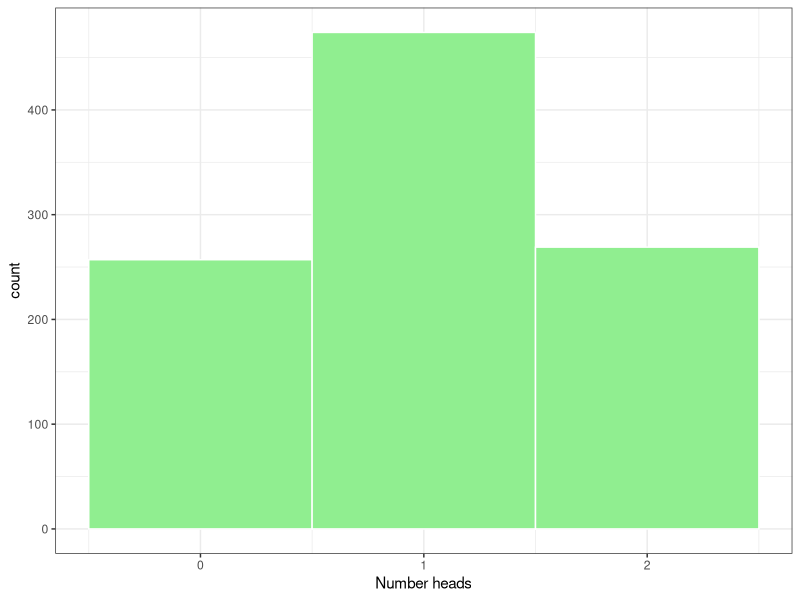
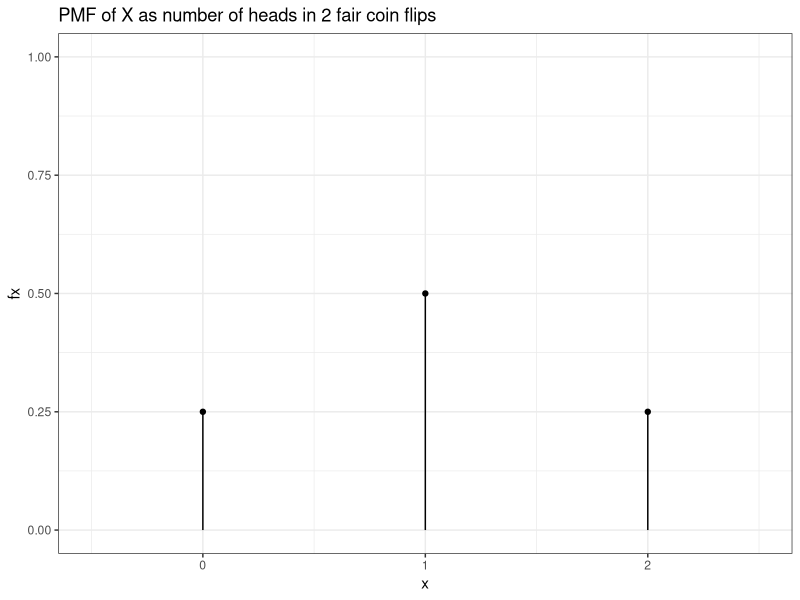
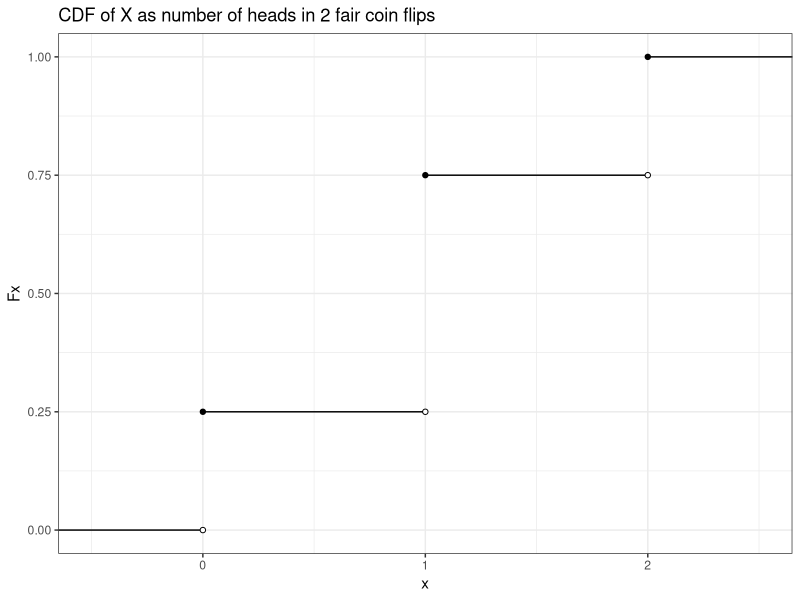
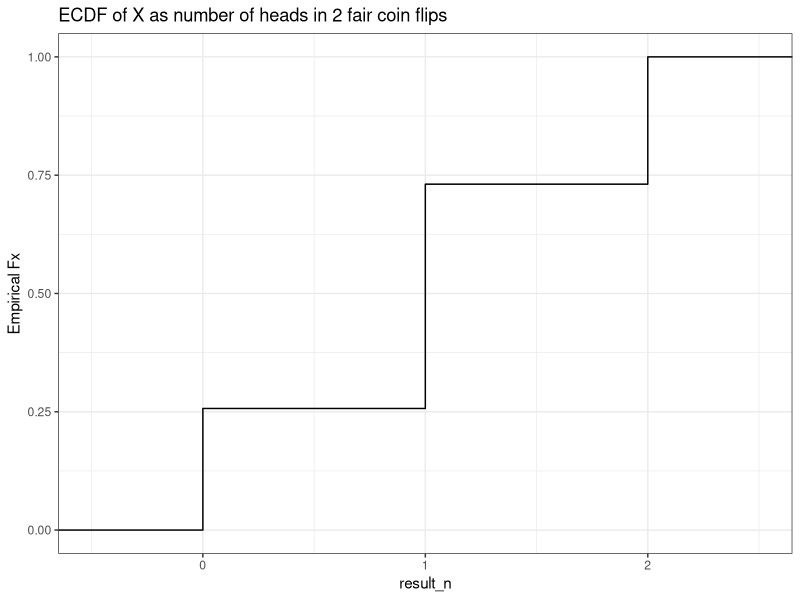
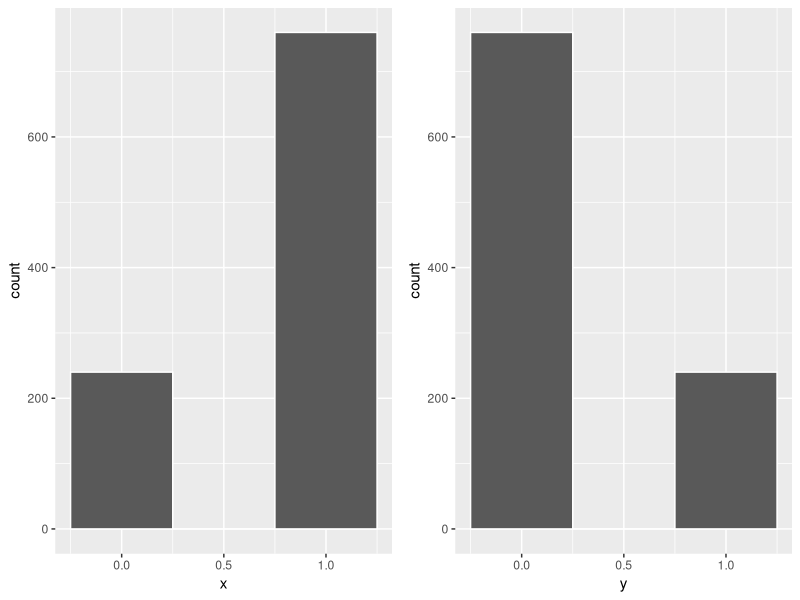
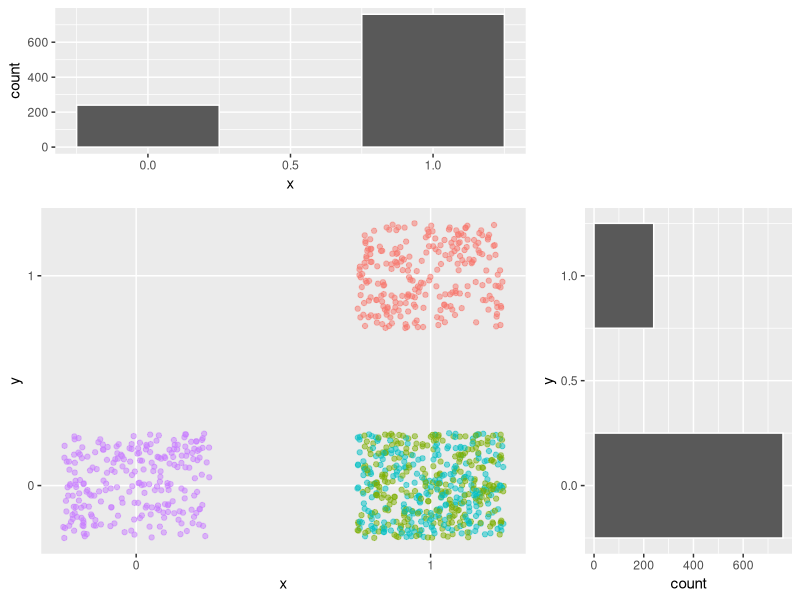
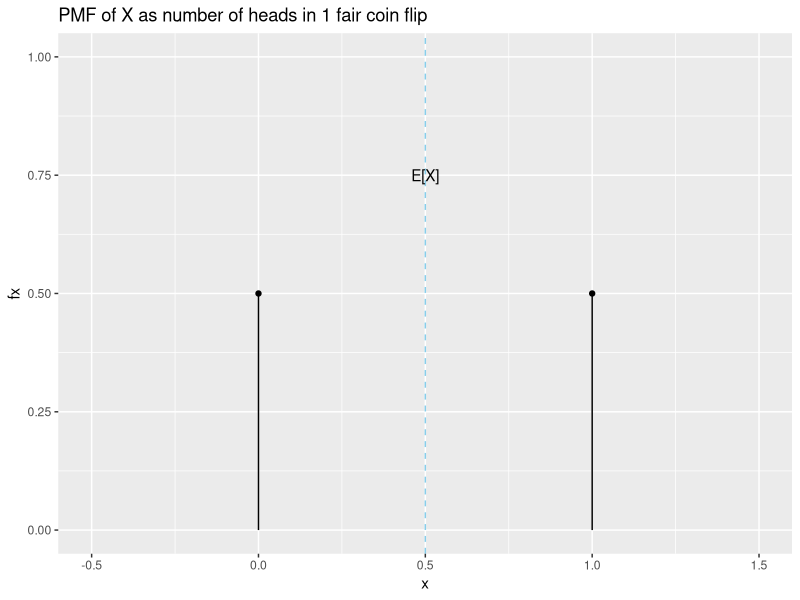
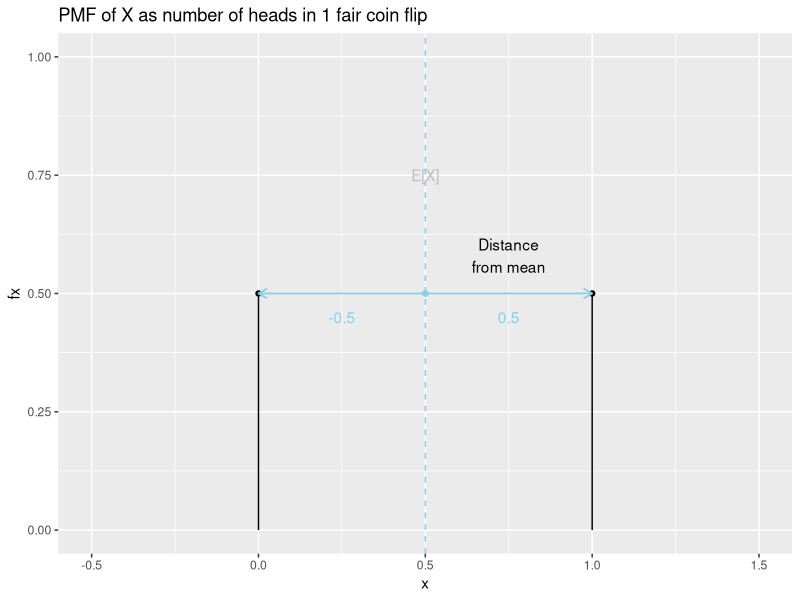

Source code (R) for these figures, in order: (Note: this script raises an error after producing the figures.)
## ----setup, include=FALSE, echo=FALSE-----------------------------------------
if(!dir.exists('figs31')){dir.create('figs31')}


## -----------------------------------------------------------------------------
library(ggplot2)
library(gridExtra)
set.seed(60637)


## -----------------------------------------------------------------------------
Omega <- c('HH', 'HT', 'TH', 'TT')
probs <- c(0.25, 0.25, 0.25, 0.25)

sample(x = Omega,
       size = 1,
       prob = probs)


## -----------------------------------------------------------------------------
n <- 1000
result_n <- sample(x = Omega,
       size = n,
       prob = probs,
       replace = TRUE)

table(result_n)


## -----------------------------------------------------------------------------
Omega <- c('HH', 'HT', 'TH', 'TT');  probs <- c(0.25, 0.25, 0.25, 0.25)
result_n <- sample(x = Omega,
                   size = n,
                   prob = probs,
                   replace = TRUE)

(observed_props <- prop.table(table(result_n)))


## -----------------------------------------------------------------------------
(PA <- mean(result_n == 'HT' | result_n == 'HH'))


## -----------------------------------------------------------------------------
(PB <- mean(result_n == 'TH' | result_n == 'HH'))


## -----------------------------------------------------------------------------
(PAB <- mean(result_n == 'HH'))
PA*PB


## -----------------------------------------------------------------------------
(observed_props <- prop.table(table(result_n)))


## -----------------------------------------------------------------------------
(PA <- mean(result_n == 'HT' | result_n == 'HH'))


## -----------------------------------------------------------------------------
(PB <- mean(result_n == 'HH'))


## -----------------------------------------------------------------------------
(PAB <- mean(result_n == 'HH'))
PA*PB


## -----------------------------------------------------------------------------
PA <- 0.03


## -----------------------------------------------------------------------------
PB <- 0.05


## -----------------------------------------------------------------------------
PB_if_A <- 0.95


## -----------------------------------------------------------------------------
( PB_if_A * PA )/PB


## -----------------------------------------------------------------------------
X <- c(0, 1, 2)
probs <- c(0.25, 0.5, 0.25)

sample(x = X,
       size = 1,
       prob = probs)



## -----------------------------------------------------------------------------
n <- 1000
result_n <- sample(x = X,
                   size = n,
                   prob = probs,
                   replace = TRUE)

table(result_n)


## -----------------------------------------------------------------------------

prop.table(table(result_n))



## ----fig = TRUE, width = 5, height = 3.5--------------------------------------
ggplot(data.frame(result_n), aes(x = result_n)) +
  geom_histogram(bins = 3, color = 'white', fill = 'lightgreen') +
  theme_bw() + xlab('Number heads')



## ----fig = TRUE, width = 5, height=3.8, echo=FALSE----------------------------
plotdata <- data.frame(
  x = c(-1, 0, 1, 2),
  xend = c(0, 1, 2, 3),
  fx = c(0, 1/4, 1/2, 1/4),
  Fx = c(0, 1/4, 3/4, 1) # cumsum(fx)
)

ggplot(plotdata, aes(x = x, y = fx)) +
  geom_point() +
  coord_cartesian(xlim = c(-0.5, 2.5),
                  ylim = c(0,1)) +
  geom_segment(aes(x = x, y = c(0,0,0,0), xend = x, yend = fx)) +
  ggtitle('PMF of X as number of heads in 2 fair coin flips') +
  theme_bw()


## ----fig = TRUE, width = 5, height=3.8, echo=FALSE----------------------------
ggplot(plotdata, aes(x = x, y = Fx)) +
  geom_segment(aes(x = x, y = Fx, xend = xend, yend = Fx)) +
  geom_point() +
  geom_point(aes(x = xend, y = Fx), shape= 21, fill = 'white') +
  coord_cartesian(xlim = c(-0.5, 2.5),
                  ylim = c(0,1)) +
  ggtitle('CDF of X as number of heads in 2 fair coin flips') + theme_bw()


## ----fig = TRUE, width = 5, height=3.5----------------------------------------

ggplot(data.frame(result_n), aes(x = result_n)) +
  stat_ecdf() +
  coord_cartesian(xlim = c(-0.5, 2.5)) +
  ylab('Empirical Fx') +
  ggtitle('ECDF of X as number of heads in 2 fair coin flips') + theme_bw()



## -----------------------------------------------------------------------------
Omega <- c('HH', 'HT', 'TH', 'TT')
probs <- c(0.25, 0.25, 0.25, 0.25)

result_n <- sample(x = Omega,
                   size = n,
                   prob = probs,
                   replace = TRUE)

result_mat <- data.frame(omega = result_n,
                         x = ifelse(result_n == 'TT', 0, 1),
                         y = ifelse(result_n == 'HH', 1, 0))

options <- list(theme(panel.grid.minor = element_blank()), 
                # save some style options
                scale_x_continuous(breaks = c(0, 1))) + 
  theme_bw()

p1 <- ggplot(result_mat) + 
  geom_histogram(aes(x = x), bins = 3, 
                 position = 'identity', 
                 color = 'white') + 
  options

p2 <- ggplot(result_mat) + 
  geom_histogram(aes(x = y), 
                 bins = 3, 
                 position = 'identity', 
                 color = 'white') + 
  options



## ----fig = TRUE, width = 6, height=3.5----------------------------------------
grid.arrange(p1, p2, ncol = 2)


## ----fig = TRUE, width = 6, height=6, echo=FALSE------------------------------
hist_top <- p1
empty <- ggplot() + geom_point(aes(1,1), colour="white") +
  theme(axis.ticks=element_blank(),
        panel.background=element_blank(),
        axis.text.x=element_blank(), axis.text.y=element_blank(),
        axis.title.x=element_blank(), axis.title.y=element_blank())

count_mat <- aggregate(
  list(count = result_mat$omega), 
  list(x = result_mat$x, y = result_mat$y), length)

scatter <- ggplot(result_mat, aes(x = x, y = y, color = omega)) +
  geom_jitter(width = 0.25, height = 0.25, alpha = 0.5) +
  scale_x_continuous(breaks = c(0, 1)) +
  scale_y_continuous(breaks = c(0,1)) +
  theme(panel.grid.minor = element_blank(), legend.position = 'none')

hist_right <- p2 + coord_flip()

grid.arrange(hist_top, empty, scatter, hist_right, ncol=2, nrow=2, widths=c(4, 2), heights=c(2, 4))



## ----fig = TRUE, width = 5, height=5, echo=FALSE------------------------------
plotdata <- data.frame(
  x = c(0, 1),
  fx = c(1/2, 1/2)
)

ggplot(plotdata, aes(x = x, y = fx)) +
  geom_point() +
  coord_cartesian(xlim = c(-0.5, 1.5),
                  ylim = c(0,1)) +
  geom_segment(aes(x = x, y = c(0,0), xend = x, yend = fx)) +
  geom_vline(xintercept = 0.5, lty = 'dashed', color = 'skyblue') +
  annotate(geom="text", x=0.5, y=0.75, label="E[X]") +
  ggtitle('PMF of X as number of heads in 1 fair coin flip')


## ----fig = TRUE, width = 5, height=5, echo=FALSE------------------------------

ggplot(plotdata, aes(x = x, y = fx)) +
  geom_point() +
  coord_cartesian(xlim = c(-0.5, 1.5),
                  ylim = c(0,1)) +
  geom_segment(aes(x = x, y = c(0,0), xend = x, yend = fx)) +
  geom_vline(xintercept = 0.5, lty = 'dashed', color = 'skyblue') +
  annotate(geom="text", x=0.5, y=0.75, label="E[X]", col = 'grey') +
  geom_segment(aes(x = 0.5, xend = 0.0, y = 0.5, yend = 0.5), arrow = arrow(length = unit(0.25, "cm")), color = 'skyblue') +
  geom_segment(aes(x = 0.5, xend = 1, y = 0.5, yend = 0.5), arrow = arrow(length = unit(0.25, "cm")), color = 'skyblue') +
  annotate(geom="text", x=0.75, y=0.58, label="Distance\nfrom mean") +
  annotate(geom="text", x=0.25, y=0.45, label="-0.5", color = 'skyblue') +
  annotate(geom="text", x=0.75, y=0.45, label="0.5", color = 'skyblue') +
  geom_point(aes(x = 0.5, y = 0.5), color = 'skyblue') +
  ggtitle('PMF of X as number of heads in 1 fair coin flip')


## ----fig = TRUE, width = 5, height=5, echo=FALSE------------------------------

ggplot(plotdata, aes(x = x, y = fx)) +
  geom_point() +
  coord_cartesian(xlim = c(-0.5, 1.5),
                  ylim = c(0,1)) +
  geom_segment(aes(x = x, y = c(0,0), xend = x, yend = fx)) +
  geom_vline(xintercept = 0.5, lty = 'dashed', color = 'skyblue') +
  annotate(geom="text", x=0.5, y=0.75, label="E[X]", col = 'grey') +
  geom_segment(aes(x = 0.5, xend = 0.25, y = 0.5, yend = 0.5), arrow = arrow(length = unit(0.25, "cm")), color = 'skyblue') +
  geom_segment(aes(x = 0.5, xend = 0.75, y = 0.5, yend = 0.5), arrow = arrow(length = unit(0.25, "cm")), color = 'skyblue') +
  annotate(geom="text", x=0.75, y=0.58, label="Squared distance\nfrom mean") +
  annotate(geom="text", x=0.25, y=0.45, label="0.25", color = 'skyblue') +
  annotate(geom="text", x=0.75, y=0.45, label="0.25", color = 'skyblue') +
  geom_point(aes(x = 0.5, y = 0.5), color = 'skyblue') +
  ggtitle('PMF of X as number of heads in 1 fair coin flip')


## ----fig = TRUE, width = 5, height=5, echo=FALSE------------------------------

ggplot(plotdata, aes(x = x, y = fx)) +
  geom_point() +
  coord_cartesian(xlim = c(-0.5, 1.5),
                  ylim = c(0,1)) +
  geom_segment(aes(x = x, y = c(0,0), xend = x, yend = fx)) +
  geom_vline(xintercept = 0.5, lty = 'dashed', color = 'skyblue') +
  annotate(geom="text", x=0.5, y=0.75, label="E[X]", col = 'grey') +
  geom_segment(aes(x = 0.5, xend = 0.0, y = 0.5, yend = 0.5), arrow = arrow(length = unit(0.25, "cm")), color = 'skyblue') +
  geom_segment(aes(x = 0.5, xend = 1, y = 0.5, yend = 0.5), arrow = arrow(length = unit(0.25, "cm")), color = 'skyblue') +
  annotate(geom="text", x=0.75, y=0.6, label="Square root of average\nsquared distance\nfrom mean") +
  annotate(geom="text", x=0.25, y=0.45, label="0.5", color = 'skyblue') +
  annotate(geom="text", x=0.75, y=0.45, label="0.5", color = 'skyblue') +
  geom_point(aes(x = 0.5, y = 0.5), color = 'skyblue') +
  ggtitle('PMF of X as number of heads in 1 fair coin flip')


## ----fig = TRUE, width = 5, height=5, echo=FALSE------------------------------
plotdata <- data.frame(
  x = c(0, 1, 2),
  xend = c(1, 2, 3),
  fx = c(1/16, 3/8, 9/16),
  Fx = cumsum(c(1/16, 3/8, 9/16))
)

# Expected value
Ex <- sum(plotdata$x*plotdata$fx)

ggplot(plotdata, aes(x = x, y = fx)) +
  geom_point() +
  coord_cartesian(xlim = c(-0.8, 2.8),
                  ylim = c(0,1)) +
  geom_segment(aes(x = x, y = c(0,0,0), xend = x, yend = fx)) +
  geom_vline(xintercept = 1.5, lty = 'dashed', color = 'skyblue') +
  annotate(geom="text", x=1.5, y=0.75, label="E[X]") +
  ggtitle('PMF of X as number of heads in 2 UNfair coin flips')


## ----fig = TRUE, width = 5, height=5, echo=FALSE------------------------------
ggplot(plotdata, aes(x = x, y = fx)) +
  geom_point() +
  coord_cartesian(xlim = c(-0.8, 2.8),
                  ylim = c(0,1)) +
  geom_segment(aes(x = x, y = c(0,0,0), xend = x, yend = fx)) +
  geom_vline(xintercept = Ex, lty = 'dashed', color = 'skyblue') +
  annotate(geom="text", x=Ex, y=0.75, label="E[X]", color = 'grey') +
  geom_segment(aes(x = Ex, xend = x, y = fx, yend = fx),
               arrow = arrow(length = unit(0.25, "cm")), color = 'skyblue') +
  geom_point(aes(x = Ex, y = fx), color = 'skyblue') +
  annotate(geom="text", x=1.8, y=0.63, label="Distance\nfrom mean") +
  annotate(geom="text", x=(plotdata$x+Ex)/2, y=(plotdata$fx-0.05), label=(plotdata$x-Ex), color = 'skyblue') +
  ggtitle('PMF of X as number of heads in 2 UNfair coin flips')


## ----fig = TRUE, width = 5, height=5, echo=FALSE------------------------------

ggplot(plotdata, aes(x = x, y = fx)) +
  geom_point() +
  coord_cartesian(xlim = c(-0.8, 2.8),
                  ylim = c(0,1)) +
  geom_segment(aes(x = x, y = c(0,0,0), xend = x, yend = fx)) +
  geom_vline(xintercept = Ex, lty = 'dashed', color = 'skyblue') +
  annotate(geom="text", x=Ex, y=0.75, label="E[X]", color = 'grey') +
  geom_segment(aes(x = Ex, xend = Ex+sign(x-Ex)*(x-Ex)^2, y = fx, yend = fx),
               arrow = arrow(length = unit(0.25, "cm")), color = 'skyblue') +
  geom_point(aes(x = Ex, y = fx), color = 'skyblue') +
  annotate(geom="text", x=1.8, y=0.63, label="Squared distance\nfrom mean") +
  annotate(geom="text", x=(plotdata$x+Ex)/2, y=(plotdata$fx-0.05), label=(plotdata$x-Ex)^2, color = 'skyblue') +
  ggtitle('PMF of X as number of heads in 2 UNfair coin flips')


## ----fig = TRUE, width = 5, height=5, echo=FALSE------------------------------

sdx <- sqrt(sum((plotdata$x-Ex)^2 * plotdata$fx))

ggplot(plotdata, aes(x = x, y = fx)) +
  geom_point() +
  coord_cartesian(xlim = c(-0.8, 2.8),
                  ylim = c(0,1)) +
  geom_segment(aes(x = x, y = c(0,0,0), xend = x, yend = fx)) +
  geom_vline(xintercept = Ex, lty = 'dashed', color = 'skyblue') +
  annotate(geom="text", x=Ex, y=0.75, label="E[X]", color = 'grey') +
  geom_segment(aes(x = Ex, xend = Ex-sdx, y = 0.5, yend = 0.5),
               arrow = arrow(length = unit(0.25, "cm")), color = 'skyblue') +
  geom_point(aes(x = Ex, y = fx), color = 'skyblue') +
  geom_segment(aes(x = Ex, xend = Ex+sdx, y = 0.5, yend = 0.5),
               arrow = arrow(length = unit(0.25, "cm")), color = 'skyblue') +
  geom_point(aes(x = Ex, y = fx), color = 'skyblue') +
  annotate(geom="text", x=1.8, y=0.63, label="Square root of average\nsquared distance\nfrom mean") +
  annotate(geom="text", x=(Ex+c(-1.05,1.05)*round(sdx, 3)/2), y=0.45,
           label=round(sdx, 3), color = 'skyblue') +
  ggtitle('PMF of X as number of heads in 2 UNfair coin flips')


## ----echo = FALSE-------------------------------------------------------------
f <- 'slides_31.Rnw'
knitr::purl(f)
knitr::Sweave2knitr(f)

